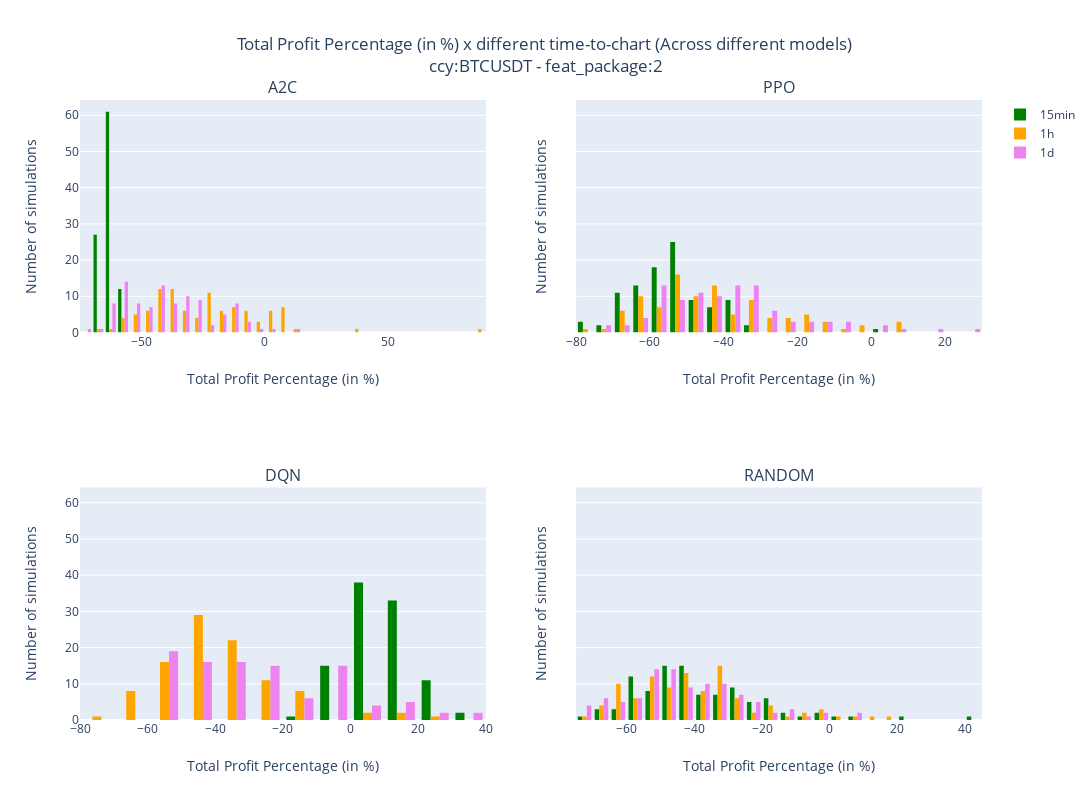

Notebook code for this chart:
### Code cell
fig_output = get_histogramplot_total_profit_diff_time_to_chart(df_sim_results, list_feat[0])
